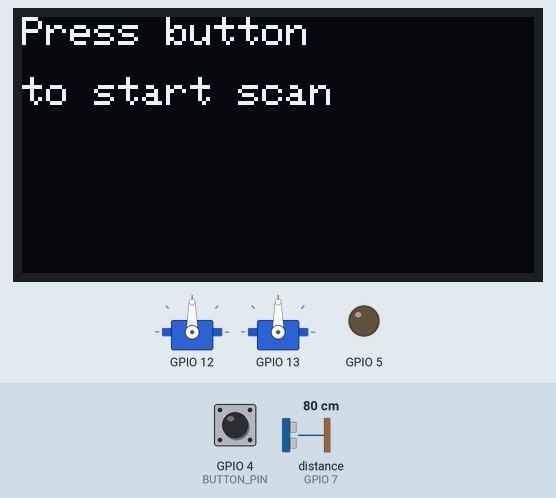
Simulated run of this program. Board: ESP32-S3. Shown: 2 × servo, 128×64 one-colour display, output pins drawn as LEDs (lit = HIGH). Inputs (shaded band) come from the test bench; at power-on: GPIO 4 (BUTTON_PIN) LOW, distance to the obstacle (sensor on GPIO 7) 80 cm. The echo pulse lasts 58.3 µs per cm; what the program prints to the serial monitor is not drawn.

Above: at 3.2 s.
3.3 s: GPIO 4 (BUTTON_PIN) pulled HIGH for 0.15 s
At 3.9 s:
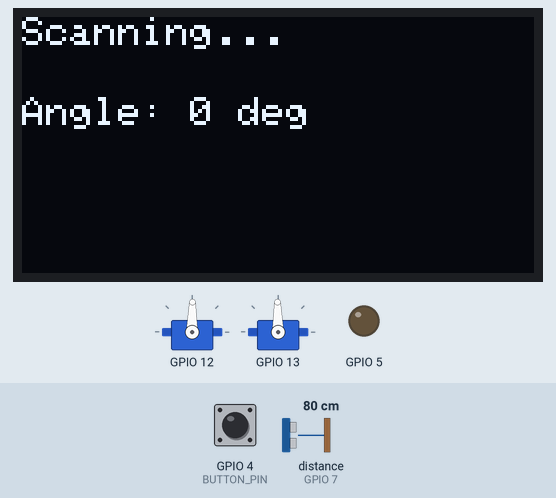
6.2 s: distance to the obstacle (sensor on GPIO 7) set to 2 cm
At 8.6 s:
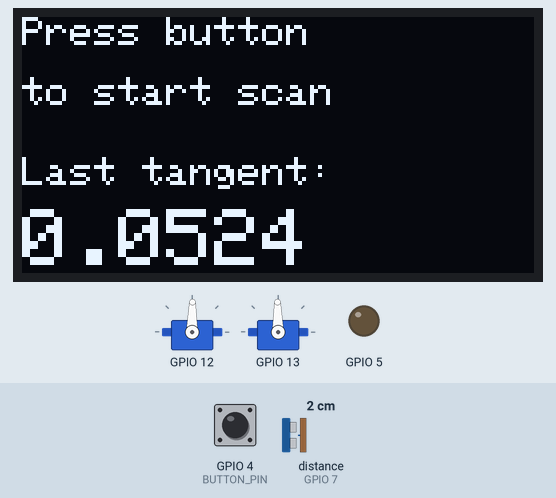
8.9 s: GPIO 4 (BUTTON_PIN) pulled HIGH for 1 s
At 9.9 s:
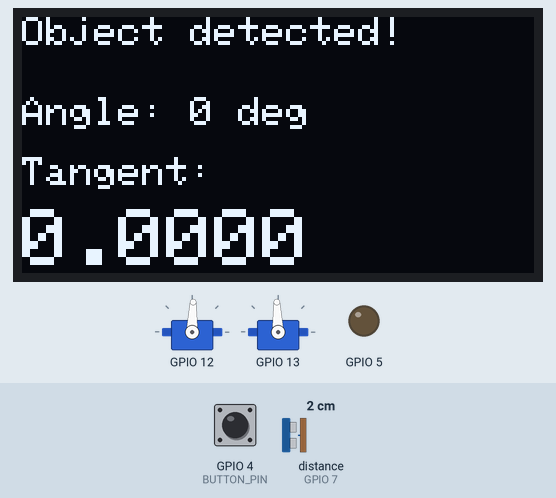
Timing chart, 0 to 11.9 s (numbered marks = the images above; inputs shaded):
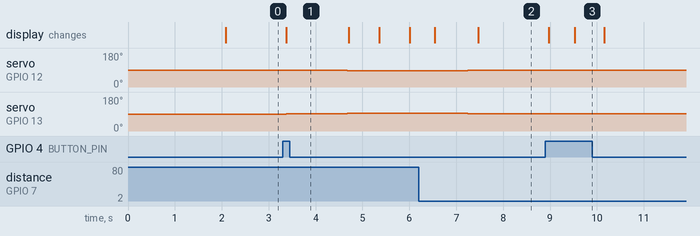

The program:

main.cpp
```cpp
#include <Arduino.h>
#include <math.h>
#include "distance_sensor.h"
#include "servo_motor.h"
#include <Wire.h>
#include <Adafruit_GFX.h>
#include <Adafruit_SSD1306.h>

#define BUTTON_PIN 4
#define SCREEN_WIDTH 128
#define SCREEN_HEIGHT 64
#define OLED_RESET -1

Adafruit_SSD1306 display(SCREEN_WIDTH, SCREEN_HEIGHT, &Wire, OLED_RESET);

DistanceSensor dist_sensor(5, 7);
servo_motor servo1(12);
servo_motor servo2(13);

int currentAngle = 0;
bool isScanning = false;
bool lastButtonState = LOW;
bool scanDone = false;
float lastTangent = NAN;
bool hasTangent = false;

void displayTangent(float tangent) {
    display.clearDisplay();

    display.setTextSize(1);
    display.setTextColor(SSD1306_WHITE);
    display.setCursor(0, 0);
    display.println("Object detected!");

    display.setTextSize(1);
    display.setCursor(0, 20);
    display.print("Angle: ");
    display.print(currentAngle);
    display.println(" deg");

    display.setCursor(0, 35);
    display.print("Tangent:");

    display.setTextSize(2);
    display.setCursor(0, 48);
    display.print(tangent, 4);

    display.display();
}

void displayScanning() {
    display.clearDisplay();
    display.setTextSize(1);
    display.setTextColor(SSD1306_WHITE);
    display.setCursor(0, 0);
    display.println("Scanning...");
    display.setCursor(0, 20);
    display.print("Angle: ");
    display.print(currentAngle);
    display.println(" deg");
    display.display();
}

void displayIdle() {
    display.clearDisplay();
    display.setTextSize(1);
    display.setTextColor(SSD1306_WHITE);
    display.setCursor(0, 0);
    display.println("Press button");
    display.setCursor(0, 15);
    display.println("to start scan");

    if (hasTangent) {
        display.setCursor(0, 35);
        display.println("Last tangent:");
        display.setTextSize(2);
        display.setCursor(0, 48);
        display.print(lastTangent, 4);
    }

    display.display();
}

void setup()
{
    dist_sensor.begin();
    servo1.begin();
    servo2.begin();

    pinMode(5, OUTPUT);
    pinMode(7, INPUT);
    pinMode(BUTTON_PIN, INPUT);

    Serial.begin(115200);

    Wire.begin(3, 18);
    if (!display.begin(SSD1306_SWITCHCAPVCC, 0x3C)) {
        Serial.println("SSD1306 not found!");
        while (true);
    }
    display.clearDisplay();
    display.display();

    delay(2000);
    Serial.println("=== ESP32-S3 Servo Scanner with Button ===");
    Serial.println("Press button to Start / Stop");

    servo1.set_angle(0);
    servo2.set_angle(0);

    displayIdle();
}

void checkButton() {
    bool currentButtonState = digitalRead(BUTTON_PIN);

    if (currentButtonState == HIGH && lastButtonState == LOW) {
        delay(50);

        if (digitalRead(BUTTON_PIN) == HIGH) {
            if (!isScanning && scanDone) {
                scanDone = false;
                isScanning = true;
                currentAngle = 0;
                Serial.println(">>> SCANNING STARTED <<<");
                displayScanning();
            } else if (!isScanning && !scanDone) {
                isScanning = true;
                currentAngle = 0;
                Serial.println(">>> SCANNING STARTED <<<");
                displayScanning();
            } else if (isScanning) {
                isScanning = false;
                scanDone = false;
                Serial.println(">>> SCANNING STOPPED <<<");
                for (int i = currentAngle; i >= 0; i--) {
                    servo1.tick_right();
                    servo2.tick_left();
                    delay(200);
                }
                displayIdle();
            }
        }
    }
    lastButtonState = currentButtonState;
}

void loop()
{
    checkButton();

    if (isScanning && !scanDone) {

        for (int i = 0; i >= -80; i--) {
            checkButton();
            if (!isScanning) return;

            servo1.tick_left();
            servo2.tick_right();
            currentAngle = map(abs(i), 0, 80, 0, 60);

            displayScanning();

            delay(500);

            long totalDuration = 0;
            int measurements = 5;
            for (int m = 0; m < measurements; m++) {
                digitalWrite(5, LOW);
                delayMicroseconds(2);
                digitalWrite(5, HIGH);
                delayMicroseconds(10);
                digitalWrite(5, LOW);

                long duration = pulseIn(7, HIGH, 30000);
                totalDuration += duration;
                delayMicroseconds(100);
            }

            long avgDuration = totalDuration / measurements;
            uint16_t distance = avgDuration / 58;

            Serial.print("Angle: ");
            Serial.print(currentAngle);
            Serial.print(" degrees, Distance: ");
            Serial.print(distance);
            Serial.print(" cm");

            if (distance <= 10 && distance > 0) {
                float radians = currentAngle * (M_PI / 180.0);
                float tangent = tan(radians);

                Serial.print(" | Tangent: ");
                Serial.println(tangent, 4);

                lastTangent = tangent;
                hasTangent = true;
                displayTangent(tangent);

                break;
            }
            Serial.println();

            delay(100);
        }

        delay(500);
        for (int i = currentAngle; i >= 0; i--) {
            checkButton();
            if (!isScanning) return;

            servo1.tick_right();
            servo2.tick_left();
            delay(100);
        }

        isScanning = false;
        scanDone = true;
        Serial.println(">>> SCAN COMPLETED. Press button to scan again... <<<");

        displayIdle();
    }
}
```

tiltsensor.cpp
```cpp
#include "tiltsensor.h"

#define INTERVAL_MS 200

static MPU6050 _mpu(Wire);
static uint8_t _axis = TILT_AXIS_X;
static TiltData _data = {0.0f, 0.0f, false};
static unsigned long _lastUpdate = 0;

bool tiltBegin(uint8_t sda, uint8_t scl, uint8_t axis)
{
    _axis = axis;
    Wire.begin(sda, scl);

    if (_mpu.begin() != 0)
    {
        Serial.println("[TiltSensor] Error: sensor not found!");
        return false;
    }

    Serial.println("[TiltSensor] Calibrating... keep the platform horizontal!");
    delay(1000);
    _mpu.calcOffsets();
    Serial.println("[TiltSensor] Done!");

    return true;
}

void tiltUpdate()
{
    _mpu.update();

    if ((millis() - _lastUpdate) < INTERVAL_MS)
        return;
    _lastUpdate = millis();

    float angle = (_axis == TILT_AXIS_X) ? _mpu.getAngleX() : _mpu.getAngleY();

    _data.angle = angle;
    _data.mu = tan(fabsf(angle) * DEG_TO_RAD);
    _data.valid = true;
}

TiltData tiltGetData()
{
    return _data;
}
```

tiltsensor.h
```cpp
#pragma once

#include <Wire.h>
#include <MPU6050_light.h>
#include <math.h>

#define TILT_AXIS_X 0
#define TILT_AXIS_Y 1

struct TiltData
{
    float angle;
    float mu;
    bool valid;
};

bool tiltBegin(uint8_t sda, uint8_t scl, uint8_t axis = TILT_AXIS_Y);

void tiltUpdate();

TiltData tiltGetData();
```

Measured:
- after the input at 3.3 s, servo on GPIO 12: moves from 90° to 85° over 2.6 s, starting after 0.08 s; servo on GPIO 13: moves from 90° to 95° over 2.6 s, starting after 0.08 s; the display: changes after 0.08 s (image 1)
- after the input at 6.2 s, the display: first changes after 0.34 s (image 2 shows a later state)
- after the input at 8.9 s, servo on GPIO 12: 89° → 88° after 0.08 s, → 89° 1.1 s later; servo on GPIO 13: 91° → 92° after 0.08 s, → 91° 1.1 s later; the display: first changes after 0.08 s (image 3 shows a later state)
